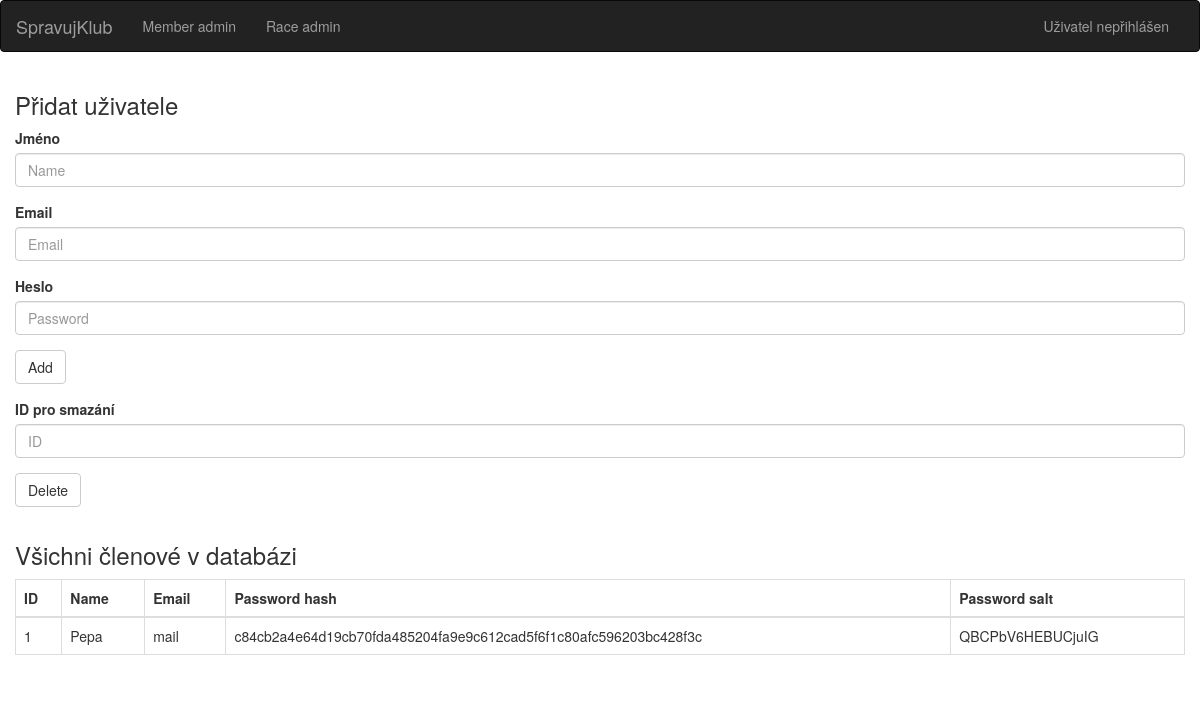
/admin_member, run on an earlier commit of the app's database.
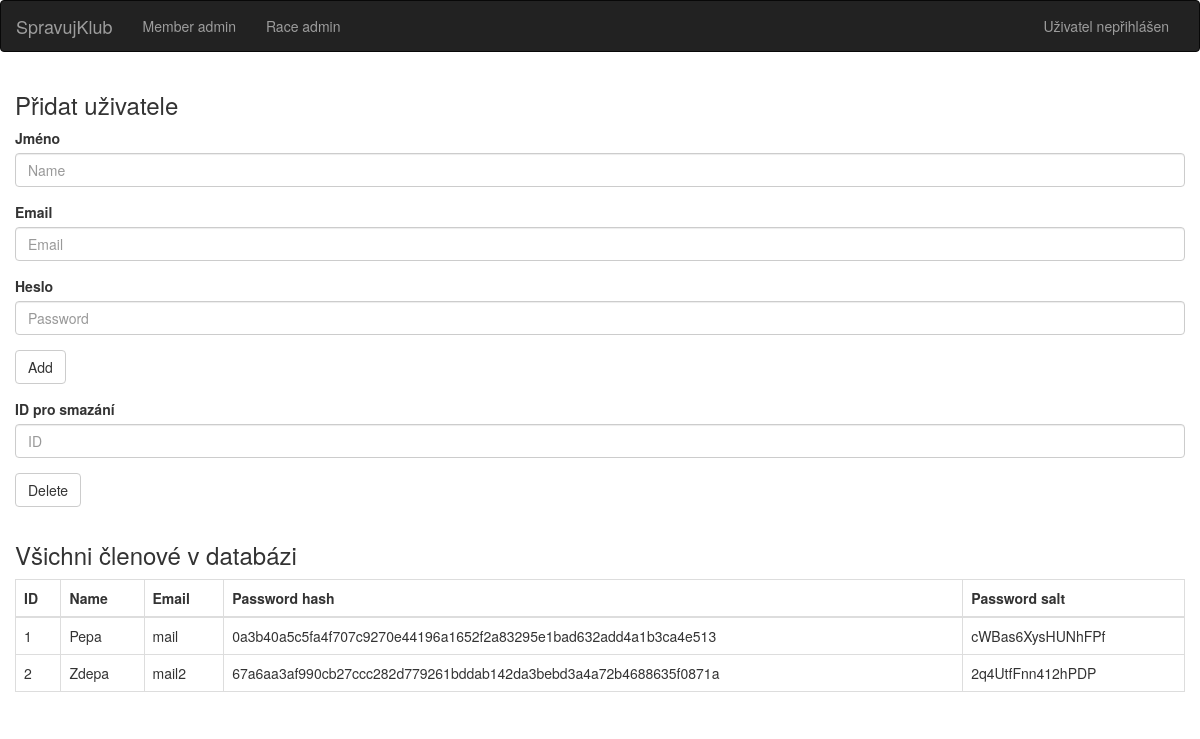
And on a later commit of the database.
### dl/models/Member.py (models this page shows, shortened)
class Member(db.Model):
    __tablename__ = "members"
    id = db.Column(db.Integer, primary_key=True, autoincrement=True)
    name = db.Column(db.String(50))
    email = db.Column(db.String(50), unique=True)
    password = db.Column(db.String(50))
    salt = db.Column(db.String(16))
    races = db.relationship('Race', secondary='ucast_na_zavode')
    created_races = db.relationship('Race', backref='created_by', lazy=True)

### views.py (the view)
@app.route('/admin_member', methods=['GET'])
def admin_member():
    name = request.values.get("name")
    email = request.values.get("mail")
    password = request.values.get("password")
    delete = request.values.get("delete", type=int)
    if name and email and password:
        app_create_user(name=name, email=email, password=password)
    if delete:
        app_delete_user_by_id(delete)
    return render_template("admin_member.html", members=Member.query.all(), title="Member admin")

### templates/admin_member.html
{% extends "base.html" %}
{% block content %}
    <div class="container tab-content">
        <div class="row">
            <form action="/admin_member" role="form">
                <h3>Přidat uživatele</h3>
                <div class="form-group">
                    <label>Jméno</label>
                    <input type="text" class="form-control" name="name" placeholder="Name">
                </div>
                <div class="form-group">
                    <label>Email</label>
                    <input type="text" class="form-control" name="mail" placeholder="Email" >
                </div>
                <div class="form-group">
                    <label for="inputPrice">Heslo</label>
                    <input type="password" class="form-control" name="password" placeholder="Password" >
                </div>
                <div class="form-group">
                    <button type="submit" class="btn btn-default">Add</button>
                </div>
            </form>
        </div>
        <div class="row">
            <form action="/" role="form">
                <div class="form-group">
                    <label>ID pro smazání</label>
                    <input type="number" class="form-control" name="delete" placeholder="ID" >
                </div>
                <div class="form-group">
                    <button type="submit" class="btn btn-default">Delete</button>
                </div>
            </form>
        </div>
        <div class="row">
            <h3>Všichni členové v databázi</h3>
            <div class="table-responsive">
                <table class="table table-bordered" id="mainTable">
                    <thead>
                    <tr>
                        <th>ID</th>
                        <th>Name</th>
                        <th>Email</th>
                        <th>Password hash</th>
                        <th>Password salt</th>
                    </tr>
                    </thead>
                    <tbody id="displayArea">
                    {% for member in members %}
                        <tr>
                            <td>{{ member.id }}</td>
                            <td>{{ member.name }}</td>
                            <td>{{ member.email }}</td>
                            <td>{{ member.password }}</td>
                            <td>{{ member.salt }}</td>
                        </tr>
                    {% endfor %}
                    </tbody>
                </table>
            </div>
        </div>
    </div>
{% endblock %}

What changed in the data, as far as the page shows it:
changed Member "Pepa": password "c84cb2a4e64d19cb70fda485204fa9e9c612cad5f6f1c80afc596203bc428f3c" → "0a3b40a5c5fa4f707c9270e44196a1652f2a83295e1bad632add4a1b3ca4e513"; salt "QBCPbV6HEBUCjuIG" → "cWBas6XysHUNhFPf"
added Member: id "2", name "Zdepa", email "mail2", password "67a6aa3af990cb27ccc282d779261bddab142da3bebd3a4a72b4688635f0871a", salt "2q4UtfFnn412hPDP"
